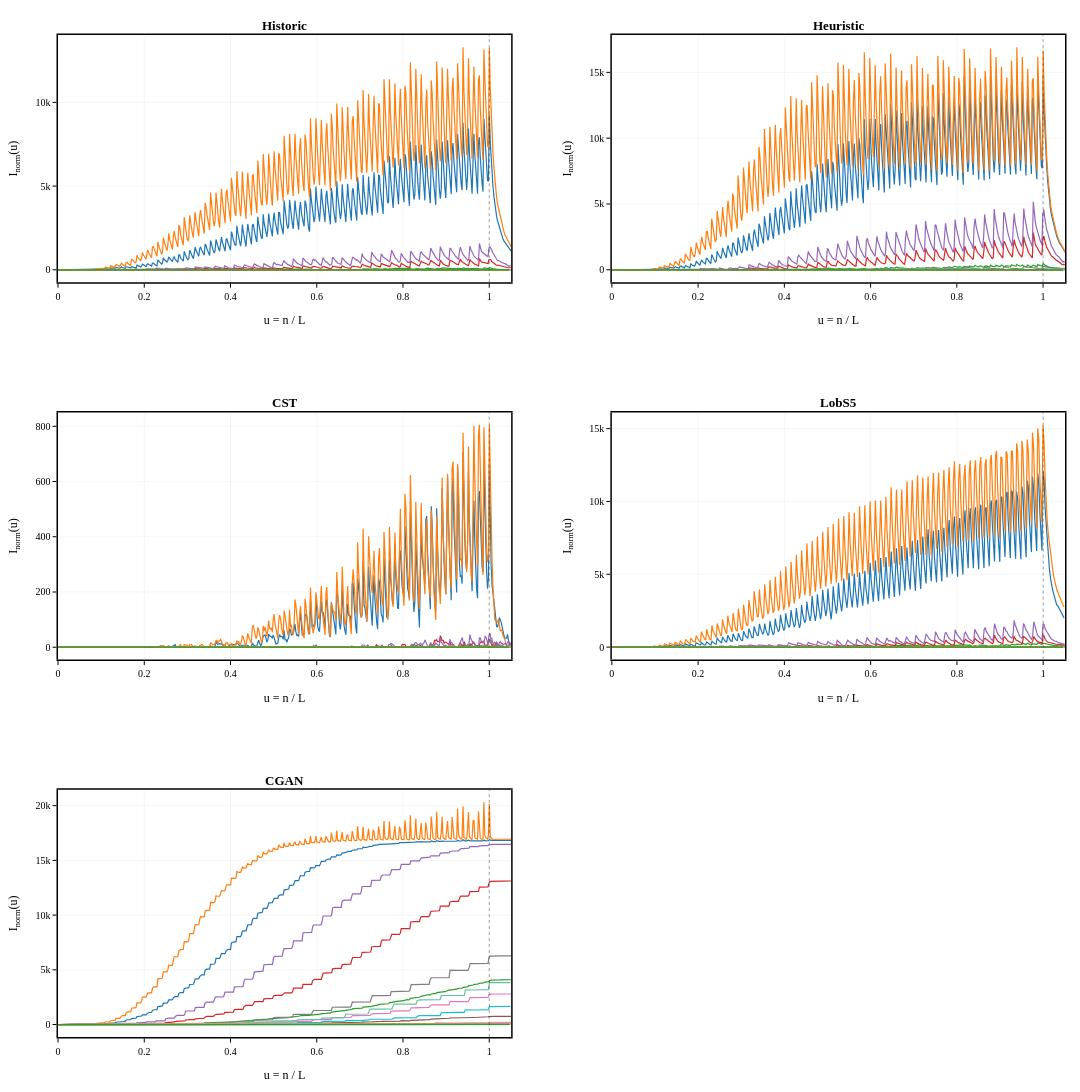

The cell this chart's notebook holds for it:
### Markdown cell above
---
## 2. Master Curves & Impact Relaxation

**Theory**: after rescaling by $Q^\beta \sigma$, individual impact curves should collapse
onto a universal master curve $\mathcal{F}(u)$ with relaxation ratio
$\mathcal{F}(\infty)/\mathcal{F}(1) \approx 2/3$ (Bouchaud et al., 2004).

### Code cell
# ── Figure 1: Master Curves (full width, dynamic grid) ──

# Adaptive u limit (same as Figure 2)
_u_all = []
for label, r in R.items():
    for f, c in r['curves'].items():
        _u_all.append(c['u_grid'][-1])
U_MASTER = min(3.0, np.percentile(_u_all, 10)) if _u_all else 3.0
print(f"  Master curves plot limit: u <= {U_MASTER:.2f}")

n_scn = len(R)
n_cols = 2
n_rows = math.ceil(n_scn / n_cols)
fig = make_subplots(
    rows=n_rows, cols=n_cols,
    subplot_titles=[f'<b>{l}</b>' for l in R.keys()],
    horizontal_spacing=0.10, vertical_spacing=0.13)

palette = px.colors.qualitative.D3 + px.colors.qualitative.Set2

for idx, (label, r) in enumerate(R.items()):
    row, col = idx // n_cols + 1, idx % n_cols + 1
    sorted_f = sorted(r['curves'].keys(),
        key=lambda f: (parse_folder_params_v2(f)[2], parse_folder_params_v2(f)[0]))
    for fi, folder in enumerate(sorted_f):
        c = r['curves'][folder]
        u, m = c['u_grid'], c['combined_mean']
        mask = u <= U_MASTER
        fig.add_trace(go.Scatter(
            x=u[mask], y=m[mask], mode='lines',
            line=dict(color=palette[fi % len(palette)], width=1.2),
            showlegend=False), row=row, col=col)
    fig.add_vline(x=1.0, line_dash='dot', line_color='rgba(0,0,0,0.35)',
                  line_width=1, row=row, col=col)

fig.update_layout(
    width=FULL_W, height=int(FULL_W * 0.36 * n_rows),
    template='plotly_white',
    font=dict(family='Times New Roman, DejaVu Serif, serif', size=12, color='black'),
    title=None,
    margin=dict(l=55, r=15, t=35, b=50),
)
fig.update_xaxes(**_AX, title_text='u = n / L', title_font_size=12, tickfont_size=10)
fig.update_yaxes(**_AX, title_text='I<sub>norm</sub>(u)', title_font_size=12, tickfont_size=10)
fig.update_annotations(font_size=13)
save_fig(fig, '1. Master Curves.png')
fig.show()

### Figure 1 — Plotly figure (JSON) as saved in the notebook; plotly's stock layout.template omitted (floating-point values rounded to 4 significant figures; data arrays with more than 128 entries replaced by an {"elided": "..."} marker saying what was removed)
{"data": [{"line": {"color": "#1F77B4", "width": 1.2}, "mode": "lines", "showlegend": false, "type": "scatter", "x": {"elided": "500 float values"}, "xaxis": "x", "y": {"elided": "500 float values"}, "yaxis": "y"}, {"line": {"color": "#FF7F0E", "width": 1.2}, "mode": "lines", "showlegend": false, "type": "scatter", "x": {"elided": "500 float values"}, "xaxis": "x", "y": {"elided": "500 float values"}, "yaxis": "y"}, {"line": {"color": "#2CA02C", "width": 1.2}, "mode": "lines", "showlegend": false, "type": "scatter", "x": {"elided": "500 float values"}, "xaxis": "x", "y": {"elided": "500 float values"}, "yaxis": "y"}, {"line": {"color": "#D62728", "width": 1.2}, "mode": "lines", "showlegend": false, "type": "scatter", "x": {"elided": "476 float values"}, "xaxis": "x", "y": {"elided": "476 float values"}, "yaxis": "y"}, {"line": {"color": "#9467BD", "width": 1.2}, "mode": "lines", "showlegend": false, "type": "scatter", "x": {"elided": "476 float values"}, "xaxis": "x", "y": {"elided": "476 float values"}, "yaxis": "y"}, {"line": {"color": "#8C564B", "width": 1.2}, "mode": "lines", "showlegend": false, "type": "scatter", "x": {"elided": "476 float values"}, "xaxis": "x", "y": {"elided": "476 float values"}, "yaxis": "y"}, {"line": {"color": "#E377C2", "width": 1.2}, "mode": "lines", "showlegend": false, "type": "scatter", "x": {"elided": "432 float values"}, "xaxis": "x", "y": {"elided": "432 float values"}, "yaxis": "y"}, {"line": {"color": "#7F7F7F", "width": 1.2}, "mode": "lines", "showlegend": false, "type": "scatter", "x": {"elided": "432 float values"}, "xaxis": "x", "y": {"elided": "432 float values"}, "yaxis": "y"}, {"line": {"color": "#BCBD22", "width": 1.2}, "mode": "lines", "showlegend": false, "type": "scatter", "x": {"elided": "432 float values"}, "xaxis": "x", "y": {"elided": "432 float values"}, "yaxis": "y"}, {"line": {"color": "#17BECF", "width": 1.2}, "mode": "lines", "showlegend": false, "type": "scatter", "x": {"elided": "414 float values"}, "xaxis": "x", "y": {"elided": "414 float values"}, "yaxis": "y"}, {"line": {"color": "rgb(102,194,165)", "width": 1.2}, "mode": "lines", "showlegend": false, "type": "scatter", "x": {"elided": "414 float values"}, "xaxis": "x", "y": {"elided": "414 float values"}, "yaxis": "y"}, {"line": {"color": "rgb(252,141,98)", "width": 1.2}, "mode": "lines", "showlegend": false, "type": "scatter", "x": {"elided": "414 float values"}, "xaxis": "x", "y": {"elided": "414 float values"}, "yaxis": "y"}, {"line": {"color": "rgb(141,160,203)", "width": 1.2}, "mode": "lines", "showlegend": false, "type": "scatter", "x": {"elided": "326 float values"}, "xaxis": "x", "y": {"elided": "326 float values"}, "yaxis": "y"}, {"line": {"color": "rgb(231,138,195)", "width": 1.2}, "mode": "lines", "showlegend": false, "type": "scatter", "x": {"elided": "326 float values"}, "xaxis": "x", "y": {"elided": "326 float values"}, "yaxis": "y"}, {"line": {"color": "rgb(166,216,84)", "width": 1.2}, "mode": "lines", "showlegend": false, "type": "scatter", "x": {"elided": "326 float values"}, "xaxis": "x", "y": {"elided": "326 float values"}, "yaxis": "y"}, {"line": {"color": "rgb(255,217,47)", "width": 1.2}, "mode": "lines", "showlegend": false, "type": "scatter", "x": {"elided": "264 float values"}, "xaxis": "x", "y": {"elided": "264 float values"}, "yaxis": "y"}, {"line": {"color": "rgb(229,196,148)", "width": 1.2}, "mode": "lines", "showlegend": false, "type": "scatter", "x": {"elided": "264 float values"}, "xaxis": "x", "y": {"elided": "264 float values"}, "yaxis": "y"}, {"line": {"color": "rgb(179,179,179)", "width": 1.2}, "mode": "lines", "showlegend": false, "type": "scatter", "x": {"elided": "264 float values"}, "xaxis": "x", "y": {"elided": "264 float values"}, "yaxis": "y"}, {"line": {"color": "#1F77B4", "width": 1.2}, "mode": "lines", "showlegend": false, "type": "scatter", "x": {"elided": "198 float values"}, "xaxis": "x", "y": {"elided": "198 float values"}, "yaxis": "y"}, {"line": {"color": "#FF7F0E", "width": 1.2}, "mode": "lines", "showlegend": false, "type": "scatter", "x": {"elided": "198 float values"}, "xaxis": "x", "y": {"elided": "198 float values"}, "yaxis": "y"}, {"line": {"color": "#2CA02C", "width": 1.2}, "mode": "lines", "showlegend": false, "type": "scatter", "x": {"elided": "198 float values"}, "xaxis": "x", "y": {"elided": "198 float values"}, "yaxis": "y"}, {"line": {"color": "#1F77B4", "width": 1.2}, "mode": "lines", "showlegend": false, "type": "scatter", "x": {"elided": "500 float values"}, "xaxis": "x2", "y": {"elided": "500 float values"}, "yaxis": "y2"}, {"line": {"color": "#FF7F0E", "width": 1.2}, "mode": "lines", "showlegend": false, "type": "scatter", "x": {"elided": "500 float values"}, "xaxis": "x2", "y": {"elided": "500 float values"}, "yaxis": "y2"}, {"line": {"color": "#2CA02C", "width": 1.2}, "mode": "lines", "showlegend": false, "type": "scatter", "x": {"elided": "500 float values"}, "xaxis": "x2", "y": {"elided": "500 float values"}, "yaxis": "y2"}, {"line": {"color": "#D62728", "width": 1.2}, "mode": "lines", "showlegend": false, "type": "scatter", "x": {"elided": "476 float values"}, "xaxis": "x2", "y": {"elided": "476 float values"}, "yaxis": "y2"}, {"line": {"color": "#9467BD", "width": 1.2}, "mode": "lines", "showlegend": false, "type": "scatter", "x": {"elided": "476 float values"}, "xaxis": "x2", "y": {"elided": "476 float values"}, "yaxis": "y2"}, {"line": {"color": "#8C564B", "width": 1.2}, "mode": "lines", "showlegend": false, "type": "scatter", "x": {"elided": "476 float values"}, "xaxis": "x2", "y": {"elided": "476 float values"}, "yaxis": "y2"}, {"line": {"color": "#E377C2", "width": 1.2}, "mode": "lines", "showlegend": false, "type": "scatter", "x": {"elided": "432 float values"}, "xaxis": "x2", "y": {"elided": "432 float values"}, "yaxis": "y2"}, {"line": {"color": "#7F7F7F", "width": 1.2}, "mode": "lines", "showlegend": false, "type": "scatter", "x": {"elided": "432 float values"}, "xaxis": "x2", "y": {"elided": "432 float values"}, "yaxis": "y2"}, {"line": {"color": "#BCBD22", "width": 1.2}, "mode": "lines", "showlegend": false, "type": "scatter", "x": {"elided": "432 float values"}, "xaxis": "x2", "y": {"elided": "432 float values"}, "yaxis": "y2"}, {"line": {"color": "#17BECF", "width": 1.2}, "mode": "lines", "showlegend": false, "type": "scatter", "x": {"elided": "414 float values"}, "xaxis": "x2", "y": {"elided": "414 float values"}, "yaxis": "y2"}, {"line": {"color": "rgb(102,194,165)", "width": 1.2}, "mode": "lines", "showlegend": false, "type": "scatter", "x": {"elided": "414 float values"}, "xaxis": "x2", "y": {"elided": "414 float values"}, "yaxis": "y2"}, {"line": {"color": "rgb(252,141,98)", "width": 1.2}, "mode": "lines", "showlegend": false, "type": "scatter", "x": {"elided": "414 float values"}, "xaxis": "x2", "y": {"elided": "414 float values"}, "yaxis": "y2"}, {"line": {"color": "rgb(141,160,203)", "width": 1.2}, "mode": "lines", "showlegend": false, "type": "scatter", "x": {"elided": "326 float values"}, "xaxis": "x2", "y": {"elided": "326 float values"}, "yaxis": "y2"}, {"line": {"color": "rgb(231,138,195)", "width": 1.2}, "mode": "lines", "showlegend": false, "type": "scatter", "x": {"elided": "326 float values"}, "xaxis": "x2", "y": {"elided": "326 float values"}, "yaxis": "y2"}, {"line": {"color": "rgb(166,216,84)", "width": 1.2}, "mode": "lines", "showlegend": false, "type": "scatter", "x": {"elided": "326 float values"}, "xaxis": "x2", "y": {"elided": "326 float values"}, "yaxis": "y2"}, {"line": {"color": "rgb(255,217,47)", "width": 1.2}, "mode": "lines", "showlegend": false, "type": "scatter", "x": {"elided": "264 float values"}, "xaxis": "x2", "y": {"elided": "264 float values"}, "yaxis": "y2"}, {"line": {"color": "rgb(229,196,148)", "width": 1.2}, "mode": "lines", "showlegend": false, "type": "scatter", "x": {"elided": "264 float values"}, "xaxis": "x2", "y": {"elided": "264 float values"}, "yaxis": "y2"}, {"line": {"color": "rgb(179,179,179)", "width": 1.2}, "mode": "lines", "showlegend": false, "type": "scatter", "x": {"elided": "264 float values"}, "xaxis": "x2", "y": {"elided": "264 float values"}, "yaxis": "y2"}, {"line": {"color": "#1F77B4", "width": 1.2}, "mode": "lines", "showlegend": false, "type": "scatter", "x": {"elided": "198 float values"}, "xaxis": "x2", "y": {"elided": "198 float values"}, "yaxis": "y2"}, {"line": {"color": "#FF7F0E", "width": 1.2}, "mode": "lines", "showlegend": false, "type": "scatter", "x": {"elided": "198 float values"}, "xaxis": "x2", "y": {"elided": "198 float values"}, "yaxis": "y2"}, {"line": {"color": "#2CA02C", "width": 1.2}, "mode": "lines", "showlegend": false, "type": "scatter", "x": {"elided": "198 float values"}, "xaxis": "x2", "y": {"elided": "198 float values"}, "yaxis": "y2"}, {"line": {"color": "#1F77B4", "width": 1.2}, "mode": "lines", "showlegend": false, "type": "scatter", "x": {"elided": "500 float values"}, "xaxis": "x3", "y": {"elided": "500 float values"}, "yaxis": "y3"}, {"line": {"color": "#FF7F0E", "width": 1.2}, "mode": "lines", "showlegend": false, "type": "scatter", "x": {"elided": "500 float values"}, "xaxis": "x3", "y": {"elided": "500 float values"}, "yaxis": "y3"}, {"line": {"color": "#2CA02C", "width": 1.2}, "mode": "lines", "showlegend": false, "type": "scatter", "x": {"elided": "500 float values"}, "xaxis": "x3", "y": {"elided": "500 float values"}, "yaxis": "y3"}, {"line": {"color": "#D62728", "width": 1.2}, "mode": "lines", "showlegend": false, "type": "scatter", "x": {"elided": "476 float values"}, "xaxis": "x3", "y": {"elided": "476 float values"}, "yaxis": "y3"}, {"line": {"color": "#9467BD", "width": 1.2}, "mode": "lines", "showlegend": false, "type": "scatter", "x": {"elided": "476 float values"}, "xaxis": "x3", "y": {"elided": "476 float values"}, "yaxis": "y3"}, {"line": {"color": "#8C564B", "width": 1.2}, "mode": "lines", "showlegend": false, "type": "scatter", "x": {"elided": "476 float values"}, "xaxis": "x3", "y": {"elided": "476 float values"}, "yaxis": "y3"}, {"line": {"color": "#E377C2", "width": 1.2}, "mode": "lines", "showlegend": false, "type": "scatter", "x": {"elided": "432 float values"}, "xaxis": "x3", "y": {"elided": "432 float values"}, "yaxis": "y3"}, {"line": {"color": "#7F7F7F", "width": 1.2}, "mode": "lines", "showlegend": false, "type": "scatter", "x": {"elided": "432 float values"}, "xaxis": "x3", "y": {"elided": "432 float values"}, "yaxis": "y3"}, {"line": {"color": "#BCBD22", "width": 1.2}, "mode": "lines", "showlegend": false, "type": "scatter", "x": {"elided": "432 float values"}, "xaxis": "x3", "y": {"elided": "432 float values"}, "yaxis": "y3"}, {"line": {"color": "#17BECF", "width": 1.2}, "mode": "lines", "showlegend": false, "type": "scatter", "x": {"elided": "414 float values"}, "xaxis": "x3", "y": {"elided": "414 float values"}, "yaxis": "y3"}, {"line": {"color": "rgb(102,194,165)", "width": 1.2}, "mode": "lines", "showlegend": false, "type": "scatter", "x": {"elided": "414 float values"}, "xaxis": "x3", "y": {"elided": "414 float values"}, "yaxis": "y3"}, {"line": {"color": "rgb(252,141,98)", "width": 1.2}, "mode": "lines", "showlegend": false, "type": "scatter", "x": {"elided": "414 float values"}, "xaxis": "x3", "y": {"elided": "414 float values"}, "yaxis": "y3"}, {"line": {"color": "rgb(141,160,203)", "width": 1.2}, "mode": "lines", "showlegend": false, "type": "scatter", "x": {"elided": "326 float values"}, "xaxis": "x3", "y": {"elided": "326 float values"}, "yaxis": "y3"}, {"line": {"color": "rgb(231,138,195)", "width": 1.2}, "mode": "lines", "showlegend": false, "type": "scatter", "x": {"elided": "326 float values"}, "xaxis": "x3", "y": {"elided": "326 float values"}, "yaxis": "y3"}, {"line": {"color": "rgb(166,216,84)", "width": 1.2}, "mode": "lines", "showlegend": false, "type": "scatter", "x": {"elided": "326 float values"}, "xaxis": "x3", "y": {"elided": "326 float values"}, "yaxis": "y3"}, {"line": {"color": "rgb(255,217,47)", "width": 1.2}, "mode": "lines", "showlegend": false, "type": "scatter", "x": {"elided": "264 float values"}, "xaxis": "x3", "y": {"elided": "264 float values"}, "yaxis": "y3"}, {"line": {"color": "rgb(229,196,148)", "width": 1.2}, "mode": "lines", "showlegend": false, "type": "scatter", "x": {"elided": "264 float values"}, "xaxis": "x3", "y": {"elided": "264 float values"}, "yaxis": "y3"}, {"line": {"color": "rgb(179,179,179)", "width": 1.2}, "mode": "lines", "showlegend": false, "type": "scatter", "x": {"elided": "264 float values"}, "xaxis": "x3", "y": {"elided": "264 float values"}, "yaxis": "y3"}, {"line": {"color": "#1F77B4", "width": 1.2}, "mode": "lines", "showlegend": false, "type": "scatter", "x": {"elided": "198 float values"}, "xaxis": "x3", "y": {"elided": "198 float values"}, "yaxis": "y3"}, {"line": {"color": "#FF7F0E", "width": 1.2}, "mode": "lines", "showlegend": false, "type": "scatter", "x": {"elided": "198 float values"}, "xaxis": "x3", "y": {"elided": "198 float values"}, "yaxis": "y3"}, {"line": {"color": "#2CA02C", "width": 1.2}, "mode": "lines", "showlegend": false, "type": "scatter", "x": {"elided": "198 float values"}, "xaxis": "x3", "y": {"elided": "198 float values"}, "yaxis": "y3"}, {"line": {"color": "#1F77B4", "width": 1.2}, "mode": "lines", "showlegend": false, "type": "scatter", "x": {"elided": "430 float values"}, "xaxis": "x4", "y": {"elided": "430 float values"}, "yaxis": "y4"}, {"line": {"color": "#FF7F0E", "width": 1.2}, "mode": "lines", "showlegend": false, "type": "scatter", "x": {"elided": "430 float values"}, "xaxis": "x4", "y": {"elided": "430 float values"}, "yaxis": "y4"}, {"line": {"color": "#2CA02C", "width": 1.2}, "mode": "lines", "showlegend": false, "type": "scatter", "x": {"elided": "430 float values"}, "xaxis": "x4", "y": {"elided": "430 float values"}, "yaxis": "y4"}, {"line": {"color": "#D62728", "width": 1.2}, "mode": "lines", "showlegend": false, "type": "scatter", "x": {"elided": "439 float values"}, "xaxis": "x4", "y": {"elided": "439 float values"}, "yaxis": "y4"}, {"line": {"color": "#9467BD", "width": 1.2}, "mode": "lines", "showlegend": false, "type": "scatter", "x": {"elided": "439 float values"}, "xaxis": "x4", "y": {"elided": "439 float values"}, "yaxis": "y4"}, {"line": {"color": "#8C564B", "width": 1.2}, "mode": "lines", "showlegend": false, "type": "scatter", "x": {"elided": "439 float values"}, "xaxis": "x4", "y": {"elided": "439 float values"}, "yaxis": "y4"}, {"line": {"color": "#E377C2", "width": 1.2}, "mode": "lines", "showlegend": false, "type": "scatter", "x": {"elided": "415 float values"}, "xaxis": "x4", "y": {"elided": "415 float values"}, "yaxis": "y4"}, {"line": {"color": "#7F7F7F", "width": 1.2}, "mode": "lines", "showlegend": false, "type": "scatter", "x": {"elided": "415 float values"}, "xaxis": "x4", "y": {"elided": "415 float values"}, "yaxis": "y4"}, {"line": {"color": "#BCBD22", "width": 1.2}, "mode": "lines", "showlegend": false, "type": "scatter", "x": {"elided": "415 float values"}, "xaxis": "x4", "y": {"elided": "415 float values"}, "yaxis": "y4"}, {"line": {"color": "#17BECF", "width": 1.2}, "mode": "lines", "showlegend": false, "type": "scatter", "x": {"elided": "401 float values"}, "xaxis": "x4", "y": {"elided": "401 float values"}, "yaxis": "y4"}, {"line": {"color": "rgb(102,194,165)", "width": 1.2}, "mode": "lines", "showlegend": false, "type": "scatter", "x": {"elided": "401 float values"}, "xaxis": "x4", "y": {"elided": "401 float values"}, "yaxis": "y4"}, {"line": {"color": "rgb(252,141,98)", "width": 1.2}, "mode": "lines", "showlegend": false, "type": "scatter", "x": {"elided": "401 float values"}, "xaxis": "x4", "y": {"elided": "401 float values"}, "yaxis": "y4"}, {"line": {"color": "rgb(141,160,203)", "width": 1.2}, "mode": "lines", "showlegend": false, "type": "scatter", "x": {"elided": "321 float values"}, "xaxis": "x4", "y": {"elided": "321 float values"}, "yaxis": "y4"}, {"line": {"color": "rgb(231,138,195)", "width": 1.2}, "mode": "lines", "showlegend": false, "type": "scatter", "x": {"elided": "321 float values"}, "xaxis": "x4", "y": {"elided": "321 float values"}, "yaxis": "y4"}, {"line": {"color": "rgb(166,216,84)", "width": 1.2}, "mode": "lines", "showlegend": false, "type": "scatter", "x": {"elided": "321 float values"}, "xaxis": "x4", "y": {"elided": "321 float values"}, "yaxis": "y4"}, {"line": {"color": "rgb(255,217,47)", "width": 1.2}, "mode": "lines", "showlegend": false, "type": "scatter", "x": {"elided": "262 float values"}, "xaxis": "x4", "y": {"elided": "262 float values"}, "yaxis": "y4"}, {"line": {"color": "rgb(229,196,148)", "width": 1.2}, "mode": "lines", "showlegend": false, "type": "scatter", "x": {"elided": "262 float values"}, "xaxis": "x4", "y": {"elided": "262 float values"}, "yaxis": "y4"}, {"line": {"color": "rgb(179,179,179)", "width": 1.2}, "mode": "lines", "showlegend": false, "type": "scatter", "x": {"elided": "262 float values"}, "xaxis": "x4", "y": {"elided": "262 float values"}, "yaxis": "y4"}, {"line": {"color": "#1F77B4", "width": 1.2}, "mode": "lines", "showlegend": false, "type": "scatter", "x": {"elided": "197 float values"}, "xaxis": "x4", "y": {"elided": "197 float values"}, "yaxis": "y4"}, {"line": {"color": "#FF7F0E", "width": 1.2}, "mode": "lines", "showlegend": false, "type": "scatter", "x": {"elided": "197 float values"}, "xaxis": "x4", "y": {"elided": "197 float values"}, "yaxis": "y4"}, {"line": {"color": "#2CA02C", "width": 1.2}, "mode": "lines", "showlegend": false, "type": "scatter", "x": {"elided": "197 float values"}, "xaxis": "x4", "y": {"elided": "197 float values"}, "yaxis": "y4"}, {"line": {"color": "#1F77B4", "width": 1.2}, "mode": "lines", "showlegend": false, "type": "scatter", "x": {"elided": "500 float values"}, "xaxis": "x5", "y": {"elided": "500 float values"}, "yaxis": "y5"}, {"line": {"color": "#FF7F0E", "width": 1.2}, "mode": "lines", "showlegend": false, "type": "scatter", "x": {"elided": "500 float values"}, "xaxis": "x5", "y": {"elided": "500 float values"}, "yaxis": "y5"}, {"line": {"color": "#2CA02C", "width": 1.2}, "mode": "lines", "showlegend": false, "type": "scatter", "x": {"elided": "500 float values"}, "xaxis": "x5", "y": {"elided": "500 float values"}, "yaxis": "y5"}, {"line": {"color": "#D62728", "width": 1.2}, "mode": "lines", "showlegend": false, "type": "scatter", "x": {"elided": "476 float values"}, "xaxis": "x5", "y": {"elided": "476 float values"}, "yaxis": "y5"}, {"line": {"color": "#9467BD", "width": 1.2}, "mode": "lines", "showlegend": false, "type": "scatter", "x": {"elided": "476 float values"}, "xaxis": "x5", "y": {"elided": "476 float values"}, "yaxis": "y5"}, {"line": {"color": "#8C564B", "width": 1.2}, "mode": "lines", "showlegend": false, "type": "scatter", "x": {"elided": "476 float values"}, "xaxis": "x5", "y": {"elided": "476 float values"}, "yaxis": "y5"}, {"line": {"color": "#E377C2", "width": 1.2}, "mode": "lines", "showlegend": false, "type": "scatter", "x": {"elided": "432 float values"}, "xaxis": "x5", "y": {"elided": "432 float values"}, "yaxis": "y5"}, {"line": {"color": "#7F7F7F", "width": 1.2}, "mode": "lines", "showlegend": false, "type": "scatter", "x": {"elided": "432 float values"}, "xaxis": "x5", "y": {"elided": "432 float values"}, "yaxis": "y5"}, {"line": {"color": "#BCBD22", "width": 1.2}, "mode": "lines", "showlegend": false, "type": "scatter", "x": {"elided": "432 float values"}, "xaxis": "x5", "y": {"elided": "432 float values"}, "yaxis": "y5"}, {"line": {"color": "#17BECF", "width": 1.2}, "mode": "lines", "showlegend": false, "type": "scatter", "x": {"elided": "414 float values"}, "xaxis": "x5", "y": {"elided": "414 float values"}, "yaxis": "y5"}, {"line": {"color": "rgb(102,194,165)", "width": 1.2}, "mode": "lines", "showlegend": false, "type": "scatter", "x": {"elided": "414 float values"}, "xaxis": "x5", "y": {"elided": "414 float values"}, "yaxis": "y5"}, {"line": {"color": "rgb(252,141,98)", "width": 1.2}, "mode": "lines", "showlegend": false, "type": "scatter", "x": {"elided": "414 float values"}, "xaxis": "x5", "y": {"elided": "414 float values"}, "yaxis": "y5"}, {"line": {"color": "rgb(141,160,203)", "width": 1.2}, "mode": "lines", "showlegend": false, "type": "scatter", "x": {"elided": "326 float values"}, "xaxis": "x5", "y": {"elided": "326 float values"}, "yaxis": "y5"}, {"line": {"color": "rgb(231,138,195)", "width": 1.2}, "mode": "lines", "showlegend": false, "type": "scatter", "x": {"elided": "326 float values"}, "xaxis": "x5", "y": {"elided": "326 float values"}, "yaxis": "y5"}, {"line": {"color": "rgb(166,216,84)", "width": 1.2}, "mode": "lines", "showlegend": false, "type": "scatter", "x": {"elided": "326 float values"}, "xaxis": "x5", "y": {"elided": "326 float values"}, "yaxis": "y5"}, {"line": {"color": "rgb(255,217,47)", "width": 1.2}, "mode": "lines", "showlegend": false, "type": "scatter", "x": {"elided": "264 float values"}, "xaxis": "x5", "y": {"elided": "264 float values"}, "yaxis": "y5"}, {"line": {"color": "rgb(229,196,148)", "width": 1.2}, "mode": "lines", "showlegend": false, "type": "scatter", "x": {"elided": "264 float values"}, "xaxis": "x5", "y": {"elided": "264 float values"}, "yaxis": "y5"}, {"line": {"color": "rgb(179,179,179)", "width": 1.2}, "mode": "lines", "showlegend": false, "type": "scatter", "x": {"elided": "264 float values"}, "xaxis": "x5", "y": {"elided": "264 float values"}, "yaxis": "y5"}, {"line": {"color": "#1F77B4", "width": 1.2}, "mode": "lines", "showlegend": false, "type": "scatter", "x": {"elided": "198 float values"}, "xaxis": "x5", "y": {"elided": "198 float values"}, "yaxis": "y5"}, {"line": {"color": "#FF7F0E", "width": 1.2}, "mode": "lines", "showlegend": false, "type": "scatter", "x": {"elided": "198 float values"}, "xaxis": "x5", "y": {"elided": "198 float values"}, "yaxis": "y5"}, {"line": {"color": "#2CA02C", "width": 1.2}, "mode": "lines", "showlegend": false, "type": "scatter", "x": {"elided": "198 float values"}, "xaxis": "x5", "y": {"elided": "198 float values"}, "yaxis": "y5"}], "layout": {"annotations": [{"font": {"size": 13}, "showarrow": false, "text": "<b>Historic</b>", "x": 0.225, "xanchor": "center", "xref": "paper", "y": 1, "yanchor": "bottom", "yref": "paper"}, {"font": {"size": 13}, "showarrow": false, "text": "<b>Heuristic</b>", "x": 0.775, "xanchor": "center", "xref": "paper", "y": 1, "yanchor": "bottom", "yref": "paper"}, {"font": {"size": 13}, "showarrow": false, "text": "<b>CST</b>", "x": 0.225, "xanchor": "center", "xref": "paper", "y": 0.6233, "yanchor": "bottom", "yref": "paper"}, {"font": {"size": 13}, "showarrow": false, "text": "<b>LobS5</b>", "x": 0.775, "xanchor": "center", "xref": "paper", "y": 0.6233, "yanchor": "bottom", "yref": "paper"}, {"font": {"size": 13}, "showarrow": false, "text": "<b>CGAN</b>", "x": 0.225, "xanchor": "center", "xref": "paper", "y": 0.2467, "yanchor": "bottom", "yref": "paper"}], "font": {"color": "black", "family": "Times New Roman, DejaVu Serif, serif", "size": 12}, "height": 1166, "margin": {"b": 50, "l": 55, "r": 15, "t": 35}, "shapes": [{"line": {"color": "rgba(0,0,0,0.35)", "dash": "dot", "width": 1}, "type": "line", "x0": 1, "x1": 1, "xref": "x", "y0": 0, "y1": 1, "yref": "y domain"}, {"line": {"color": "rgba(0,0,0,0.35)", "dash": "dot", "width": 1}, "type": "line", "x0": 1, "x1": 1, "xref": "x2", "y0": 0, "y1": 1, "yref": "y2 domain"}, {"line": {"color": "rgba(0,0,0,0.35)", "dash": "dot", "width": 1}, "type": "line", "x0": 1, "x1": 1, "xref": "x3", "y0": 0, "y1": 1, "yref": "y3 domain"}, {"line": {"color": "rgba(0,0,0,0.35)", "dash": "dot", "width": 1}, "type": "line", "x0": 1, "x1": 1, "xref": "x4", "y0": 0, "y1": 1, "yref": "y4 domain"}, {"line": {"color": "rgba(0,0,0,0.35)", "dash": "dot", "width": 1}, "type": "line", "x0": 1, "x1": 1, "xref": "x5", "y0": 0, "y1": 1, "yref": "y5 domain"}], "title": {}, "width": 1080, "xaxis": {"anchor": "y", "domain": [0, 0.45], "gridcolor": "rgba(0,0,0,0.08)", "gridwidth": 0.5, "linecolor": "black", "linewidth": 1.5, "mirror": true, "showgrid": true, "showline": true, "tickcolor": "black", "tickfont": {"size": 10}, "ticklen": 4, "ticks": "outside", "tickwidth": 1, "title": {"font": {"size": 12}, "text": "u = n / L"}, "zeroline": false}, "xaxis2": {"anchor": "y2", "domain": [0.55, 1], "gridcolor": "rgba(0,0,0,0.08)", "gridwidth": 0.5, "linecolor": "black", "linewidth": 1.5, "mirror": true, "showgrid": true, "showline": true, "tickcolor": "black", "tickfont": {"size": 10}, "ticklen": 4, "ticks": "outside", "tickwidth": 1, "title": {"font": {"size": 12}, "text": "u = n / L"}, "zeroline": false}, "xaxis3": {"anchor": "y3", "domain": [0, 0.45], "gridcolor": "rgba(0,0,0,0.08)", "gridwidth": 0.5, "linecolor": "black", "linewidth": 1.5, "mirror": true, "showgrid": true, "showline": true, "tickcolor": "black", "tickfont": {"size": 10}, "ticklen": 4, "ticks": "outside", "tickwidth": 1, "title": {"font": {"size": 12}, "text": "u = n / L"}, "zeroline": false}, "xaxis4": {"anchor": "y4", "domain": [0.55, 1], "gridcolor": "rgba(0,0,0,0.08)", "gridwidth": 0.5, "linecolor": "black", "linewidth": 1.5, "mirror": true, "showgrid": true, "showline": true, "tickcolor": "black", "tickfont": {"size": 10}, "ticklen": 4, "ticks": "outside", "tickwidth": 1, "title": {"font": {"size": 12}, "text": "u = n / L"}, "zeroline": false}, "xaxis5": {"anchor": "y5", "domain": [0, 0.45], "gridcolor": "rgba(0,0,0,0.08)", "gridwidth": 0.5, "linecolor": "black", "linewidth": 1.5, "mirror": true, "showgrid": true, "showline": true, "tickcolor": "black", "tickfont": {"size": 10}, "ticklen": 4, "ticks": "outside", "tickwidth": 1, "title": {"font": {"size": 12}, "text": "u = n / L"}, "zeroline": false}, "xaxis6": {"anchor": "y6", "domain": [0.55, 1], "gridcolor": "rgba(0,0,0,0.08)", "gridwidth": 0.5, "linecolor": "black", "linewidth": 1.5, "mirror": true, "showgrid": true, "showline": true, "tickcolor": "black", "tickfont": {"size": 10}, "ticklen": 4, "ticks": "outside", "tickwidth": 1, "title": {"font": {"size": 12}, "text": "u = n / L"}, "zeroline": false}, "yaxis": {"anchor": "x", "domain": [0.7533, 1], "gridcolor": "rgba(0,0,0,0.08)", "gridwidth": 0.5, "linecolor": "black", "linewidth": 1.5, "mirror": true, "showgrid": true, "showline": true, "tickcolor": "black", "tickfont": {"size": 10}, "ticklen": 4, "ticks": "outside", "tickwidth": 1, "title": {"font": {"size": 12}, "text": "I<sub>norm</sub>(u)"}, "zeroline": false}, "yaxis2": {"anchor": "x2", "domain": [0.7533, 1], "gridcolor": "rgba(0,0,0,0.08)", "gridwidth": 0.5, "linecolor": "black", "linewidth": 1.5, "mirror": true, "showgrid": true, "showline": true, "tickcolor": "black", "tickfont": {"size": 10}, "ticklen": 4, "ticks": "outside", "tickwidth": 1, "title": {"font": {"size": 12}, "text": "I<sub>norm</sub>(u)"}, "zeroline": false}, "yaxis3": {"anchor": "x3", "domain": [0.3767, 0.6233], "gridcolor": "rgba(0,0,0,0.08)", "gridwidth": 0.5, "linecolor": "black", "linewidth": 1.5, "mirror": true, "showgrid": true, "showline": true, "tickcolor": "black", "tickfont": {"size": 10}, "ticklen": 4, "ticks": "outside", "tickwidth": 1, "title": {"font": {"size": 12}, "text": "I<sub>norm</sub>(u)"}, "zeroline": false}, "yaxis4": {"anchor": "x4", "domain": [0.3767, 0.6233], "gridcolor": "rgba(0,0,0,0.08)", "gridwidth": 0.5, "linecolor": "black", "linewidth": 1.5, "mirror": true, "showgrid": true, "showline": true, "tickcolor": "black", "tickfont": {"size": 10}, "ticklen": 4, "ticks": "outside", "tickwidth": 1, "title": {"font": {"size": 12}, "text": "I<sub>norm</sub>(u)"}, "zeroline": false}, "yaxis5": {"anchor": "x5", "domain": [0, 0.2467], "gridcolor": "rgba(0,0,0,0.08)", "gridwidth": 0.5, "linecolor": "black", "linewidth": 1.5, "mirror": true, "showgrid": true, "showline": true, "tickcolor": "black", "tickfont": {"size": 10}, "ticklen": 4, "ticks": "outside", "tickwidth": 1, "title": {"font": {"size": 12}, "text": "I<sub>norm</sub>(u)"}, "zeroline": false}, "yaxis6": {"anchor": "x6", "domain": [0, 0.2467], "gridcolor": "rgba(0,0,0,0.08)", "gridwidth": 0.5, "linecolor": "black", "linewidth": 1.5, "mirror": true, "showgrid": true, "showline": true, "tickcolor": "black", "tickfont": {"size": 10}, "ticklen": 4, "ticks": "outside", "tickwidth": 1, "title": {"font": {"size": 12}, "text": "I<sub>norm</sub>(u)"}, "zeroline": false}}}
